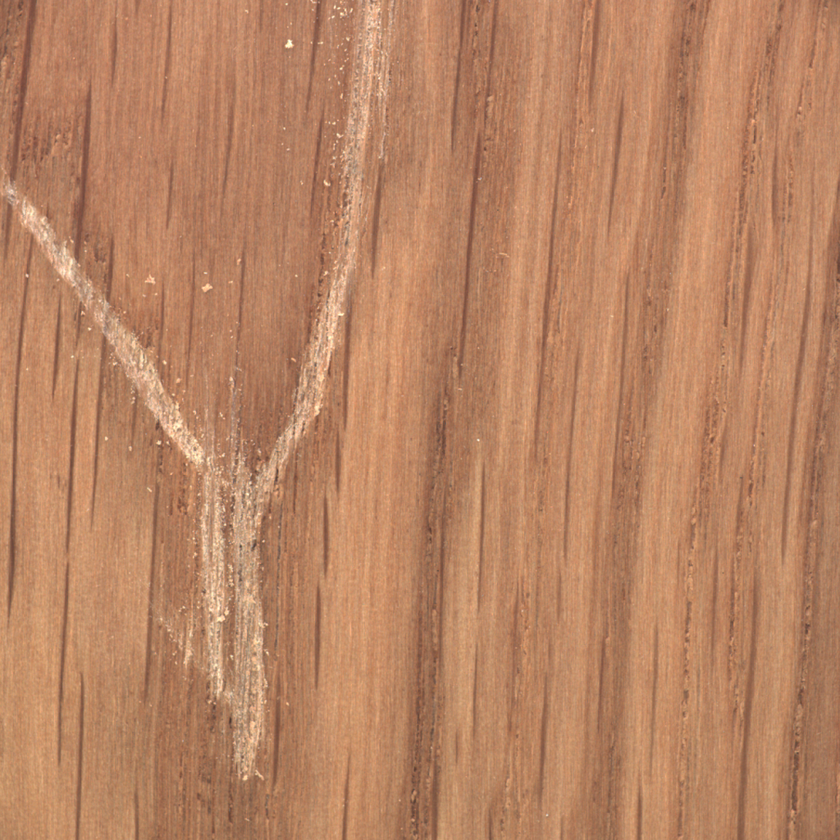
#> input picture Wood/011.png, 840 x 840 px, shrunk from 1024 x 1024 before the run, found by its file name
$ jupyter execute RedMarkDetection.ipynb
#> lines starting #> are read from the running program, lines starting #| are printed output that depends on the picture; after the words box and inside, x2 and y2 are one past the last pixel; in counts of white or black regions, pixels touching at a corner belong together
[cell 1]
#WOOD Red Mark Detection

import matplotlib.pyplot as plt
import numpy as np

from skimage import io, color, img_as_float
from skimage.morphology import disk, opening, closing, remove_small_objects
from skimage.measure import label, regionprops
from scipy.ndimage import binary_fill_holes
from matplotlib.patches import Rectangle

# Load image
img = io.imread("011.png")   # change if needed
#> img is the input picture: shape (840, 840, 3); mean R, G, B 184.7, 132.2, 99.5

if img.ndim == 3 and img.shape[2] == 4:
    img = img[:, :, :3]

rgb = img_as_float(img)
hsv = color.rgb2hsv(img)
#> hsv: shape (840, 840, 3) float64; mean of channels 0, 1, 2 0.0638, 0.462, 0.724
gray = color.rgb2gray(img)
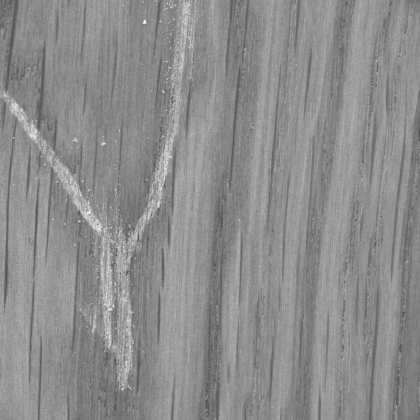
#> gray: shape (840, 840) float64 (shown at 1/2 size); min 0.236, max 0.997, mean 0.553

R = rgb[:, :, 0]
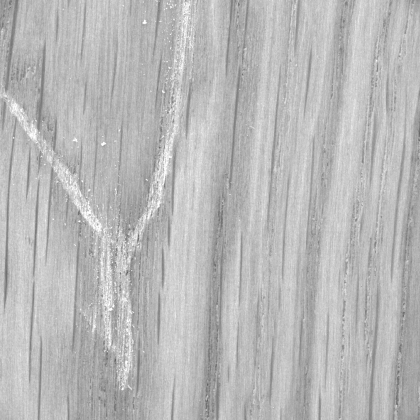
#> R: shape (840, 840) float64 (shown at 1/2 size); min 0.294, max 1, mean 0.724
G = rgb[:, :, 1]
B = rgb[:, :, 2]
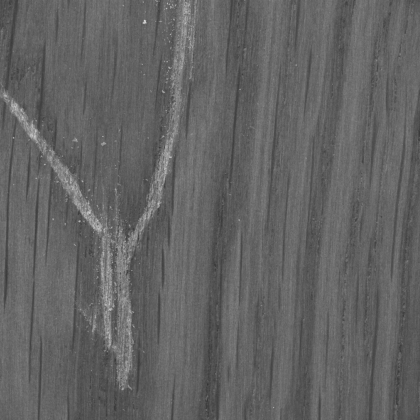
#> B: shape (840, 840) float64 (shown at 1/2 size); min 0.188, max 0.961, mean 0.39

hue = hsv[:, :, 0]
sat = hsv[:, :, 1]
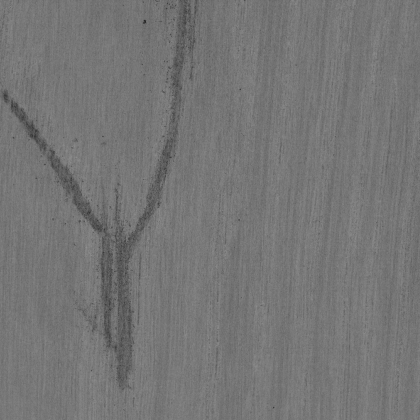
#> sat: shape (840, 840) float64 (shown at 1/2 size); min 0.0392, max 0.588, mean 0.462
val = hsv[:, :, 2]

# -----------------------------
# RED PAINT MASK
# -----------------------------

red_mask = (
    ((hue < 0.05) | (hue > 0.95)) &
    (sat > 0.16) &
    (val > 0.15) &
    (R > G * 1.03) &
    (R > B * 1.03)
)
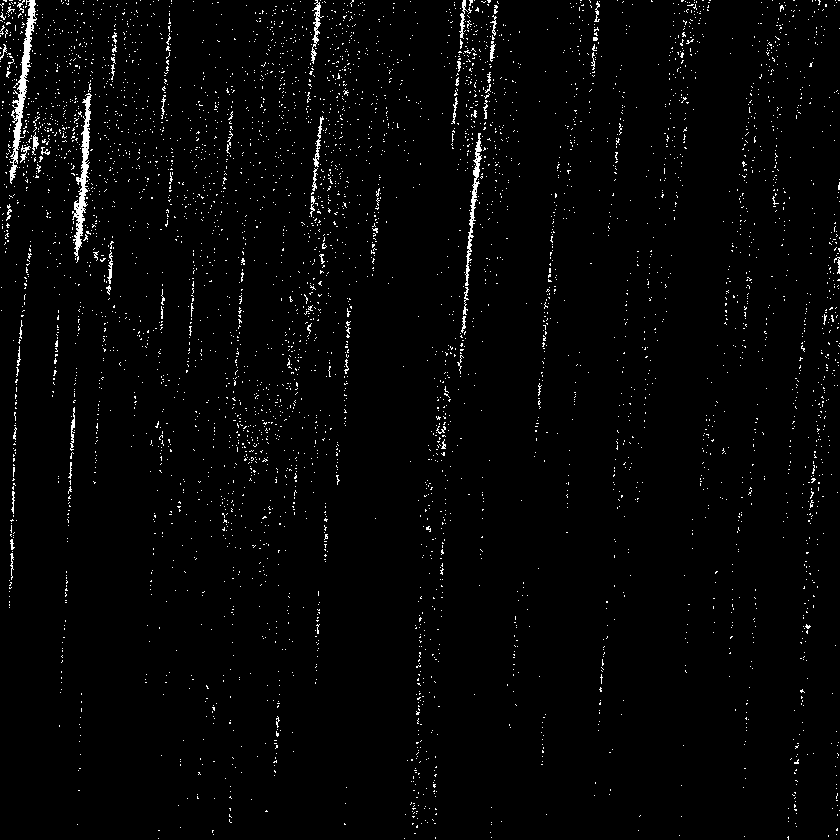
#> red_mask: shape (840, 840) bool; 2.1% white in thin lines or dots

cleaned = opening(red_mask, disk(2))
#> cleaned: shape (840, 840) bool; 0.26% white; 23 white regions (12 under 20 px), largest, box (x1, y1, x2, y2) and area: (15, 0, 36, 114) 650, (75, 162, 89, 247) 413, (82, 123, 90, 161) 186
cleaned = closing(cleaned, disk(5))
#> cleaned: shape (840, 840) bool; 0.3% white; 13 white regions (4 under 20 px), largest, box (x1, y1, x2, y2) and area: (13, 0, 36, 161) 973, (75, 97, 91, 247) 789, (471, 184, 478, 204) 64
cleaned = binary_fill_holes(cleaned)
cleaned = remove_small_objects(cleaned, min_size=150)
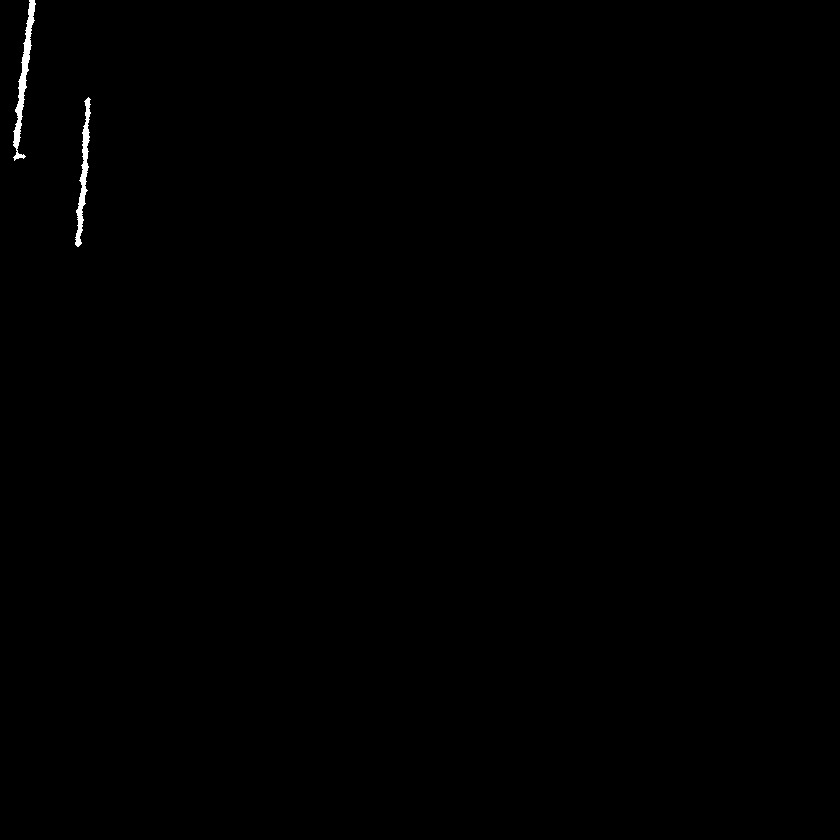
#> cleaned: shape (840, 840) bool; 0.25% white; 2 white regions

# -----------------------------
# DISPLAY MASKS
# -----------------------------

plt.figure(figsize=(15,5))

plt.subplot(1,3,1)
plt.imshow(img)
plt.title("Original Wood Image")
plt.axis("off")

plt.subplot(1,3,2)
plt.imshow(red_mask, cmap="gray")
plt.title("Initial Red Detection")
plt.axis("off")

plt.subplot(1,3,3)
plt.imshow(cleaned, cmap="gray")
plt.title("Cleaned Red Mask")
plt.axis("off")

plt.tight_layout()
plt.show()

# -----------------------------
# DRAW BOXES, EXCLUDING KNOT
# -----------------------------

labeled_mask = label(cleaned)
#> labeled_mask: shape (840, 840) int32; 3 distinct labels, from 0 to 2
regions = regionprops(labeled_mask)
#> regions = 2 regions; box (x1, y1, x2, y2) and area: (13, 0, 36, 161) 973, (75, 97, 91, 247) 789

fig, ax = plt.subplots(figsize=(8,8))
ax.imshow(img)
ax.set_title("Detected Red Paint Defects")
ax.axis("off")

defect_count = 0

for region in regions:
    minr, minc, maxr, maxc = region.bbox

    region_pixels = labeled_mask[minr:maxr, minc:maxc] == region.label

    region_gray = gray[minr:maxr, minc:maxc]
    region_R = R[minr:maxr, minc:maxc]
    region_G = G[minr:maxr, minc:maxc]
    region_B = B[minr:maxr, minc:maxc]

    mean_gray = np.mean(region_gray[region_pixels])
    dark_fraction = np.mean(region_gray[region_pixels] < 0.28)

    red_strength = region_R - ((region_G + region_B) / 2)
    mean_red_strength = np.mean(red_strength[region_pixels])

    box_h = maxr - minr
    box_w = maxc - minc

    # Important:
    # The knot has a high dark_fraction, so this rejects it.
    if (
        region.area >= 150 and
        box_h > 25 and
        box_w > 25 and
        mean_red_strength > 0.025 and
        mean_gray > 0.33 and
        dark_fraction < 0.18
    ):
        rect = Rectangle(
            (minc, minr),
            box_w,
            box_h,
            linewidth=3,
            edgecolor="red",
            facecolor="none"
        )

        ax.add_patch(rect)

        ax.text(
            minc,
            minr - 10,
            "Red Paint Defect",
            color="red",
            fontsize=11,
            weight="bold"
        )

        defect_count += 1
#> this loop made 2 passes
#> (minr, minc, maxr, maxc, mean_gray, dark_fraction, mean_red_strength, box_h) on passes 1 to 2: (0, 13, 161, 36, 0.381, 0, 0.221, 161), (97, 75, 247, 91, 0.38, 0, 0.216, 150)
#> pass 1, `region_pixels = labeled_mask[minr:maxr, minc:maxc] == region.label`:
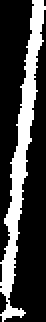
#> region_pixels: shape (161, 23) bool (shown 2 times larger); 26.3% white; 1 white region, box (x1, y1, x2, y2) and area: (0, 0, 23, 161) 973
#> pass 1, `region_gray = gray[minr:maxr, minc:maxc]`:
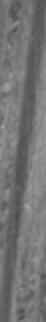
#> region_gray: shape (161, 23) float64 (shown 2 times larger); min 0.309, max 0.661, mean 0.454
#> pass 1, `region_R = R[minr:maxr, minc:maxc]`:
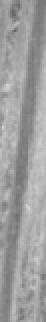
#> region_R: shape (161, 23) float64 (shown 2 times larger); min 0.4, max 0.843, mean 0.62
#> after the loop, defect_count = 0

plt.show()

print("Detected red paint defect regions:", defect_count)
#| Detected red paint defect regions: 0

$ run again, with Wood/001.png copied over Wood/011.png
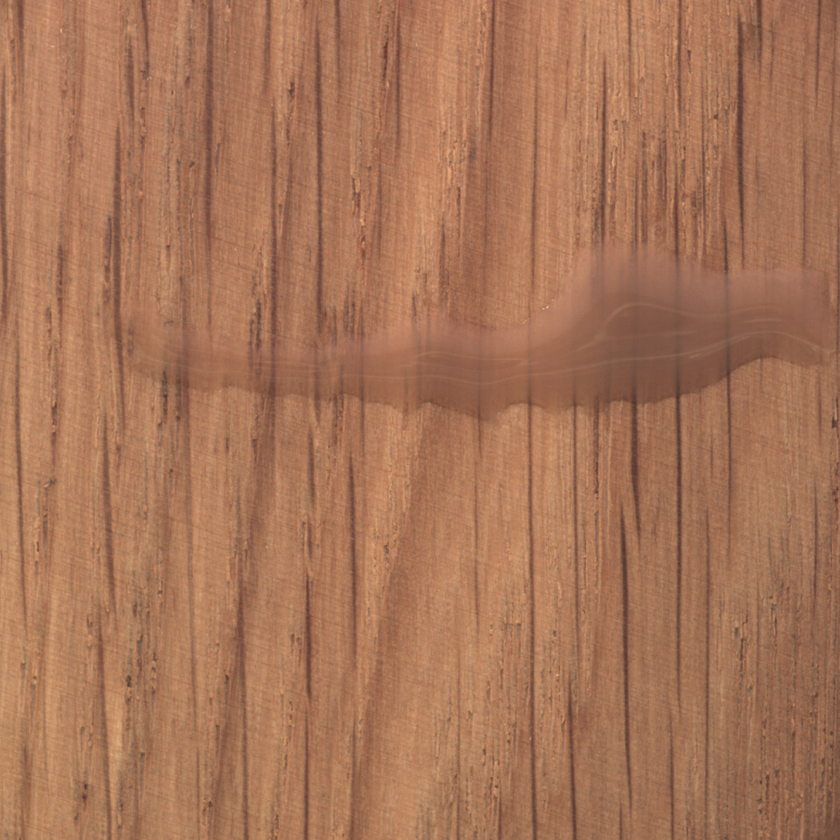
#> input picture Wood/001.png, 840 x 840 px, shrunk from 1024 x 1024 before the run, found by its file name
#> img is the input picture: shape (840, 840, 3); mean R, G, B 166.8, 116.4, 87.6
#> hsv: shape (840, 840, 3) float64; mean of channels 0, 1, 2 0.0602, 0.474, 0.654
#> `red_mask = ( ((hue < 0.05) | (hue > 0.95)) & (sat > 0.16) & (val > 0.1..`:
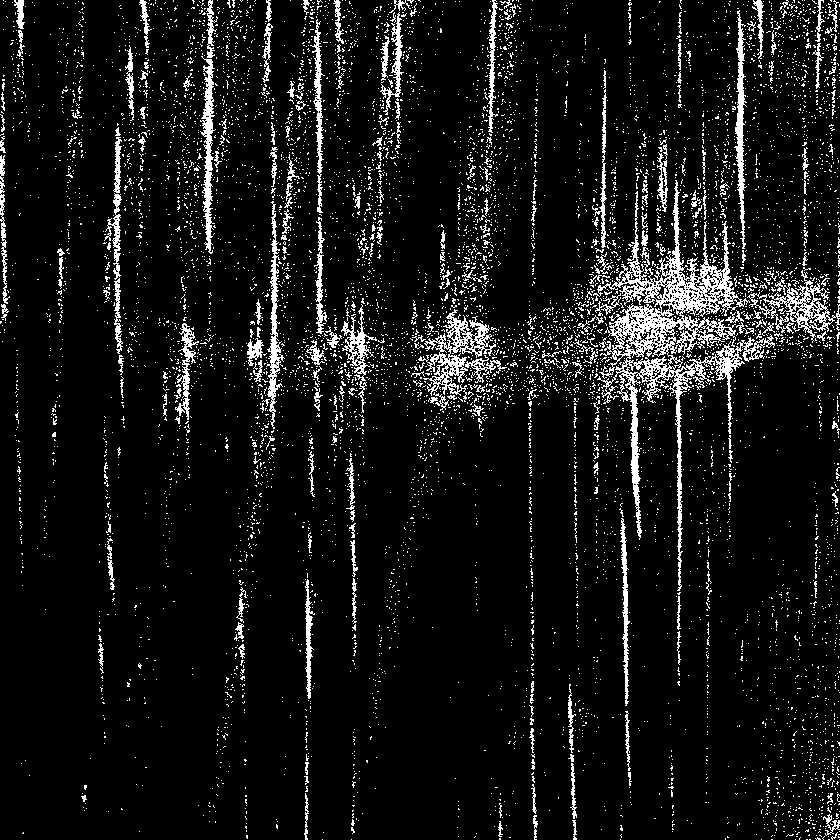
#> red_mask: shape (840, 840) bool; 8.2% white in thin lines or dots
#> labeled_mask: shape (840, 840) int32; 22 distinct labels, from 0 to 21
#> regions = 21 regions; largest, box (x1, y1, x2, y2) and area: (667, 248, 732, 311) 1188, (203, 51, 214, 249) 1141, (735, 30, 745, 199) 940, (619, 307, 690, 339) 833, (629, 384, 641, 496) 646
#> the loop `for region in regions:` made 21 passes
#> (minr, minc, maxr, maxc, mean_gray, dark_fraction, mean_red_strength, box_h) on passes 9, 12: (248, 667, 311, 732, 0.429, 0, 0.21, 63), (307, 619, 339, 690, 0.371, 0, 0.193, 32)
#> after the loop `for region in regions:`: defect_count = 2
#> `plt.show()`:
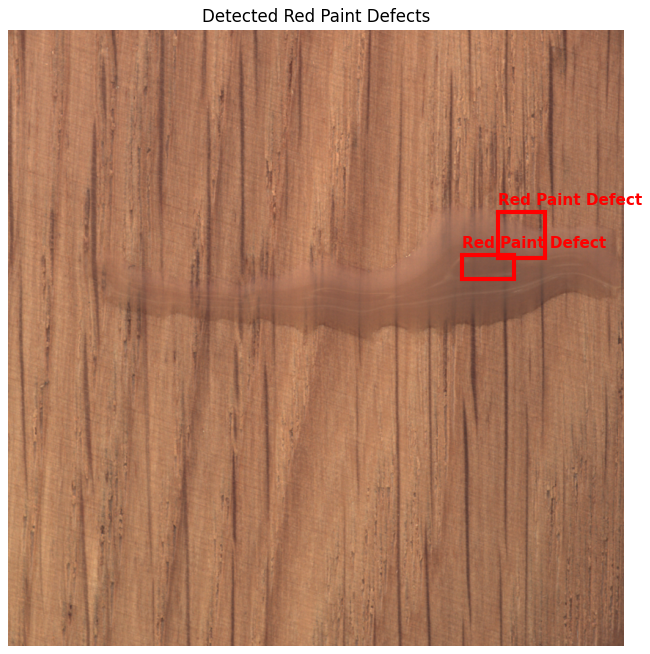
#> figure drawn by matplotlib, 1 panel
#| Detected red paint defect regions: 2

$ run again, with Wood/002.png copied over Wood/011.png
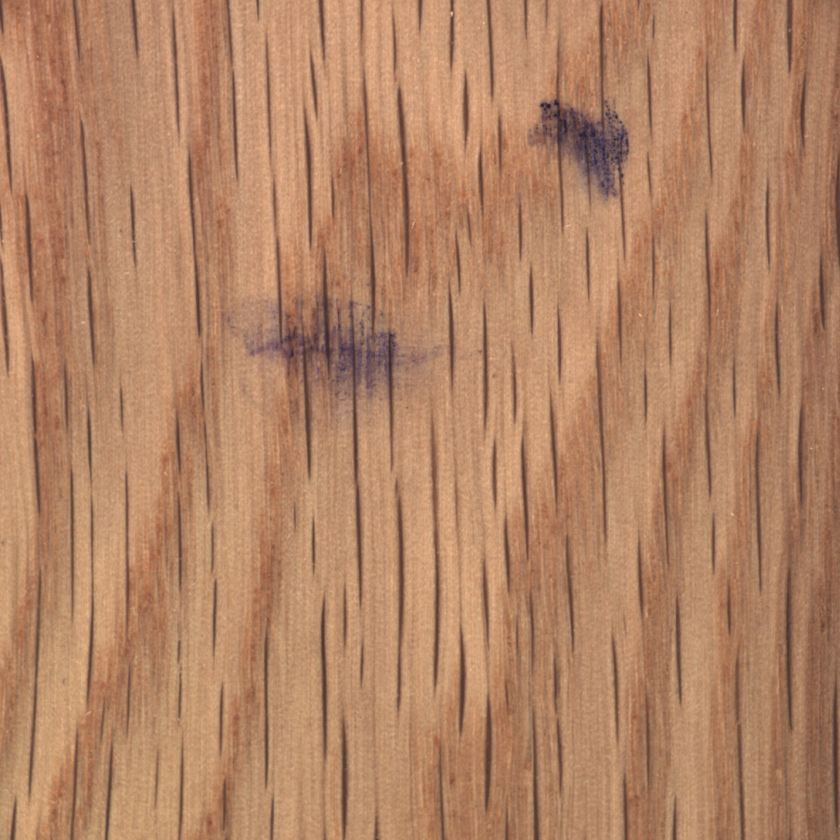
#> input picture Wood/002.png, 840 x 840 px, shrunk from 1024 x 1024 before the run, found by its file name
#> img is the input picture: shape (840, 840, 3); mean R, G, B 178.2, 131.6, 100.9
#> hsv: shape (840, 840, 3) float64; mean of channels 0, 1, 2 0.0718, 0.434, 0.699
#> `red_mask = ( ((hue < 0.05) | (hue > 0.95)) & (sat > 0.16) & (val > 0.1..`:
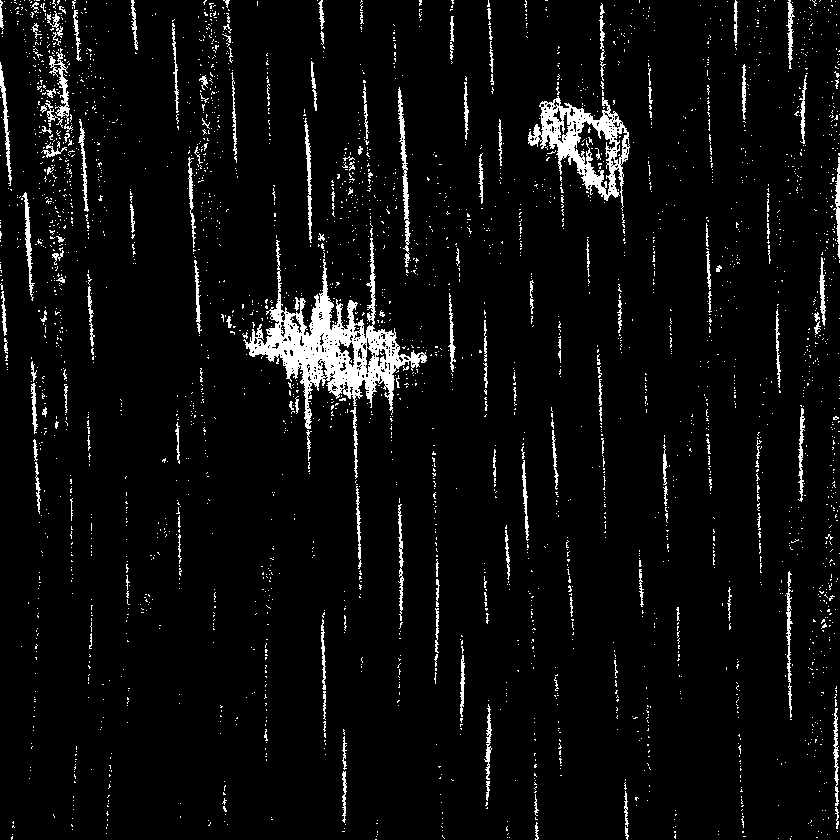
#> red_mask: shape (840, 840) bool; 5% white; 3024 white regions (2860 under 20 px), largest, box (x1, y1, x2, y2) and area: (243, 238, 427, 429) 8976, (528, 96, 630, 211) 3827, (398, 87, 411, 267) 673
#> labeled_mask: shape (840, 840) int32; 6 distinct labels, from 0 to 5
#> regions = 5 regions; box (x1, y1, x2, y2) and area: (247, 281, 427, 402) 9204, (529, 98, 621, 200) 3276, (835, 166, 840, 244) 251, (59, 76, 70, 113) 186, (25, 215, 32, 262) 183
#> the loop `for region in regions:` made 5 passes
#> (minr, minc, maxr, maxc, mean_gray, dark_fraction, mean_red_strength, box_h) on passes 2, 5: (98, 529, 200, 621, 0.359, 0.155, 0.123, 102), (281, 247, 402, 427, 0.387, 0.0971, 0.146, 121)
#> after the loop `for region in regions:`: defect_count = 2
#> `plt.show()`:
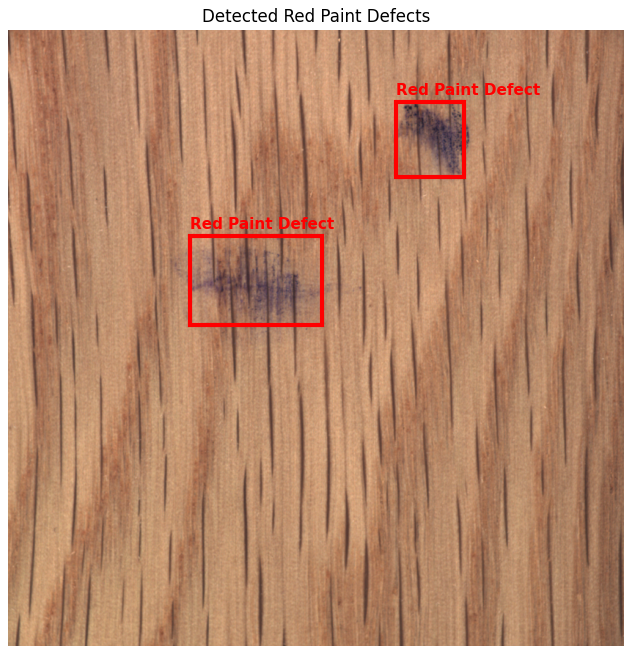
#> figure drawn by matplotlib, 1 panel
#| Detected red paint defect regions: 2
